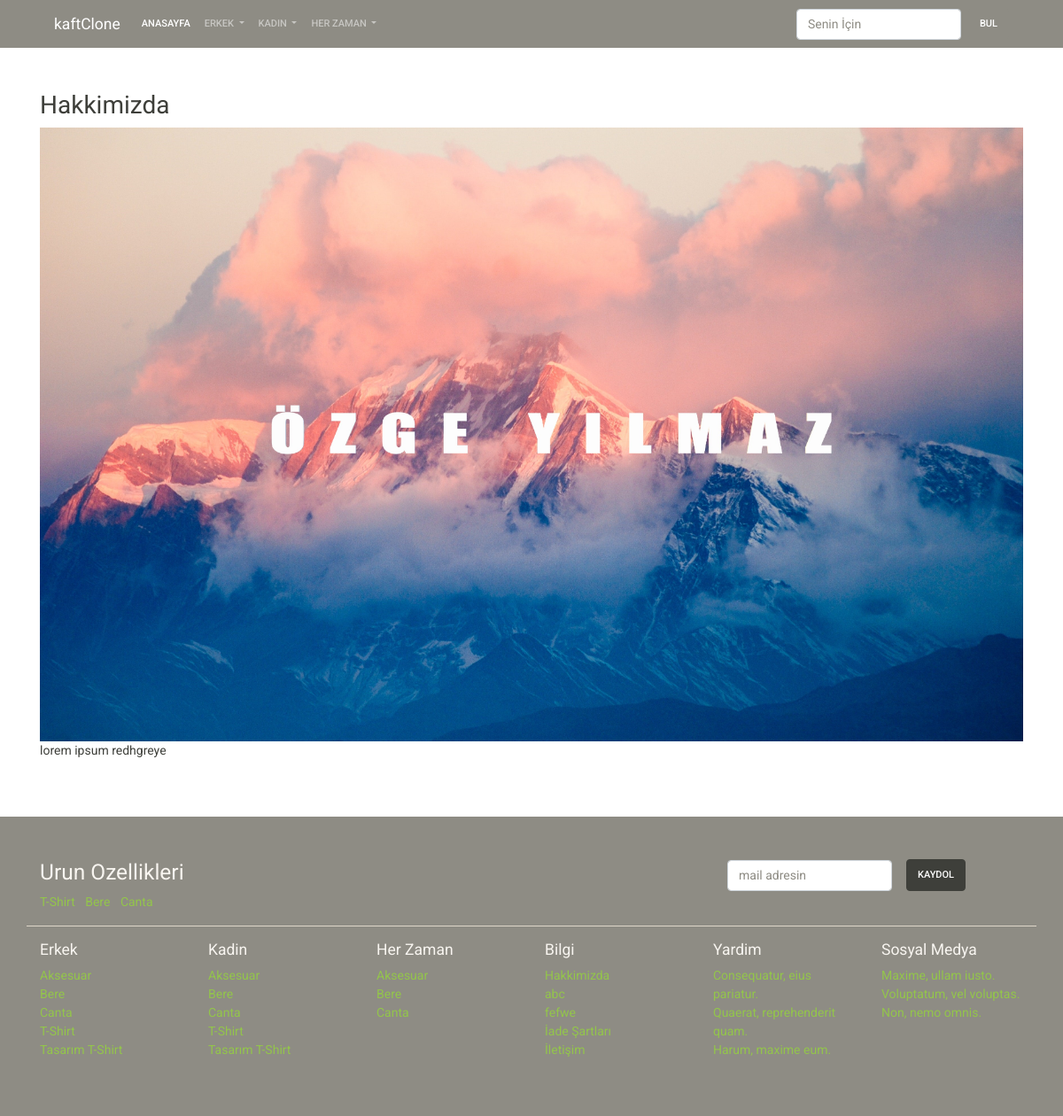
Page /manage/page/hakkimizda/ on the committed database.
### page/models.py (models this page shows)
class Page(models.Model):
    title = models.CharField(max_length=200)
    slug = models.SlugField(max_length=200,default="",)
    content = models.TextField()
    cover_image = models.ImageField(null=True, blank=True, upload_to='page',)
    status = models.CharField(
        default=DEFAULT_STATUS,
        choices=STATUS,
        max_length=10,
    )
    created_at = models.DateTimeField(auto_now_add=True)
    updated_at = models.DateTimeField(auto_now=True)

### product/models.py (models this page shows, shortened)
class Category(models.Model):
    title = models.CharField(max_length=200)
    slug = models.SlugField(max_length=200,default="",)
    status = models.CharField(
        default=DEFAULT_STATUS,
        choices=STATUS,
        max_length=10,
    )
    gender = models.CharField(max_length=6,default="unisex", choices=GENDER_CHOICE,)
    created_at = models.DateTimeField(auto_now_add=True)
    updated_at = models.DateTimeField(auto_now=True)

### page/views.py (the view)
# urls.py: path('page/<slug:slug>/', page_show, name='page_show'),
def page_show(request, slug):
    context = dict()
    context['page'] = get_object_or_404(Page, slug=slug)
    return render(request, 'page/page.html', context)

### kaft_clone/nav_context.py (called while the page is built)
def nav_data(request):
    context = dict()
    context['categories'] = Category.objects.filter(status=STATUS).order_by('title')
    context['pages'] = Page.objects.filter(status=STATUS).order_by('title')
    return context

### templates/page/page.html
{% extends 'base/base.html' %}
{% block content %}
<div class="container mt-5">
    <div class="row">
        <div class="col">
            <h2>{{ page.title }}</h2>
              {% if page.cover_image %}
                <img src="{{ page.cover_image.url }}"
                    alt="{{ page.title }}" class="w-100"
                >
              {% endif %}
            <p>
                {{ page.content }}
            </p>
        </div>
    </div>
</div>
{% endblock %}

### templates/base/components/footer.html (shortened to what this page needs)
<div class="bg-dark py-5 mt-5">
    <div class="container">
        <div class="row">
            <div class="col-sm-8">
                <h3 class="text-light">Urun Ozellikleri</h3>
                <ul class="list-inline">
                    <li class="list-inline-item">
                        <a href="">T-Shirt</a>
                    </li>
                    <li class="list-inline-item">
                        <a href="">Bere</a>
                    </li>
                    <li class="list-inline-item">
                        <a href="">Canta</a>
                    </li>
                </ul>
            </div>
            <div class="col-sm-4">
                <form class="form-inline">
                    <div class="form-group mx-sm-3 mb-2">
                        <input type="email" class="form-control" id="ebulten" placeholder="mail adresin">
                    </div>
                    <button type="submit" class="btn btn-dark mb-2">Kaydol</button>
                    </form>
            </div>
        </div>
        <div class="row border-top mb-3"></div>
        <div class="row">
            <div class="col-sm-2">
                <h5 class="text-light">Erkek</h5>
                <ul class="list-unstyled">
                    {% for item in categories %}
                        {% if item.gender == "man" or item.gender == "unisex"  %}
                        <li>
                        <a class="" href="{% url 'category_show' category_slug=item.slug %}">
                          {{ item.title }}
                        </a>
                        </li>
                        {% endif %}
                    {% endfor %}
                </ul>
            </div>
            <div class="col-sm-2">
                <h5 class="text-light">Kadin</h5>
                <ul class="list-unstyled">
                        {% for item in categories %}
                        {% if item.gender == "woman" or item.gender == "unisex"  %}
                        <li>
                        <a class="" href="{% url 'category_show' category_slug=item.slug %}">
                          {{ item.title }}
                        </a>
                    </li>
                        {% endif %}
                    {% endfor %}
                </ul>
            </div>
            <div class="col-sm-2">
                <h5 class="text-light">Her Zaman</h5>
                <ul class="list-unstyled">
                    {% for item in categories %}
                        {% if item.gender == "unisex"  %}
                        <li class="list-item">
                        <a class="" href="{% url 'category_show' category_slug=item.slug %}">
                          {{ item.title }}
                        </a>
                    </li>
                        {% endif %}
                    {% endfor %}
                </ul>
            </div>
            <div class="col-sm-2">
                <h5 class="text-light">Bilgi</h5>
                <ul class="list-unstyled">
                    {% for item in pages %}
                    <li>
                        <a href="{% url 'page_show' slug=item.slug %}">
                        {{ item.title }}
                        </a>
                    </li>
                    {% endfor %}
                </ul>
            </div>
            <div class="col-sm-2">
                <h5 class="text-light">Yardim</h5>
                <ul class="list-unstyled">
                    <li><a href="">Consequatur, eius pariatur.</a></li>
                    <li><a href="">Quaerat, reprehenderit quam.</a></li>
                    <li><a href="">Harum, maxime eum.</a></li>
                </ul>
            </div>
            <div class="col-sm-2">
                <h5 class="text-light">Sosyal Medya</h5>
                <ul class="list-unstyled text-white">
                    <li><a href="" >Maxime, ullam iusto.</a></li>
                    <li><a href="" >Voluptatum, vel voluptas.</a></li>
                    <li><a href="" >Non, nemo omnis.</a></li>
                </ul>
            </div>
        </div>
    </div>
</div>

### rows in the picture
Page: title "Hakkimizda", cover_image (picture), content "lorem ipsum redhgreye"
Category: title "Aksesuar"
Category: title "Bere"
Category: title "Canta"
Category: title "T-Shirt"
Category: title "Tasarım T-Shirt"
Category: title "T-Shirt"
Category: title "Tasarım T-Shirt"
Page: title "abc"
Page: title "fefwe"
Page: title "İade Şartları"
Page: title "İletişim"
